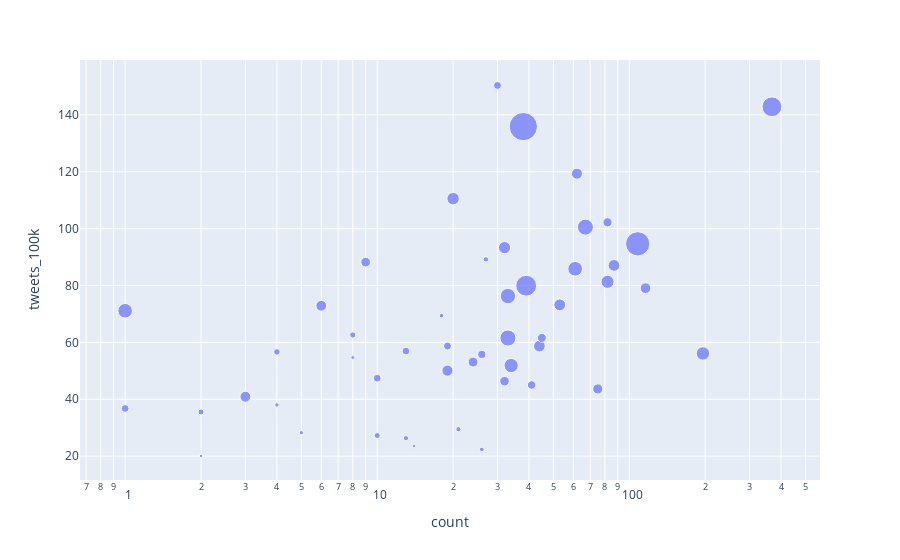

Notebook source saved alongside this figure:
### Code cell
px.scatter(state_tp_stat_all[state_tp_stat_all['state']!="DC"], x = "count", y="tweets_100k", log_x=True, hover_data=['state', 'tweets_100k', 'count'], size = "POPESTIMATE2019")

### Figure 1 — Plotly figure (JSON) as saved in the notebook; plotly's stock layout.template omitted (floating-point values rounded to 4 significant figures; data arrays with more than 128 entries replaced by an {"elided": "..."} marker saying what was removed)
{"data": [{"customdata": {"elided": "49x3 mixed values"}, "hovertemplate": "count=%{customdata[2]}<br>tweets_100k=%{customdata[1]}<br>POPESTIMATE2019=%{marker.size}<br>state=%{customdata[0]}<extra></extra>", "legendgroup": "", "marker": {"color": "#636efa", "size": [731545, 4903185, 3017804, 7278717, 39512223, 5758736, 3565287, 973764, 21477737, 10617423, 1415872, 3155070, 1787065, 12671821, 6732219, 2913314, 4467673, 4648794, 6892503, 6045680, 1344212, 9986857, 5639632, 6137428, 2976149, 1068778, 10488084, 1934408, 1359711, 8882190, 2096829, 3080156, 19453561, 11689100, 3956971, 4217737, 12801989, 1059361, 5148714, 884659, 6829174, 28995881, 3205958, 8535519, 623989, 7614893, 5822434, 1792147, 578759], "sizemode": "area", "sizeref": 98780.0, "symbol": "circle"}, "mode": "markers", "name": "", "orientation": "v", "showlegend": false, "type": "scatter", "x": [8, 24, 10, 32, 38, 6, 41, 4, 39, 61, 27, 19, 2, 67, 44, 13, 32, 9, 53, 62, 21, 34, 116, 19, 1, 26, 1, 8, 13, 196, 4, 30, 368, 33, 45, 82, 33, 18, 75, 5, 87, 108, 26, 82, 14, 20, 3, 10, 2], "xaxis": "x", "y": [54.68, 53.07, 47.42, 93.33, 135.9, 72.88, 45.02, 38.0, 79.94, 85.89, 89.2, 58.73, 35.53, 100.5, 58.7, 56.95, 46.36, 88.22, 73.21, 119.3, 29.46, 51.86, 79.08, 50.07, 36.76, 22.36, 71.13, 62.6, 26.33, 56.11, 56.66, 150.4, 142.9, 76.3, 61.59, 102.2, 61.54, 69.38, 43.62, 28.26, 87.08, 94.68, 55.77, 81.32, 23.56, 110.5, 40.89, 27.23, 20.04], "yaxis": "y"}], "layout": {"autosize": true, "legend": {"itemsizing": "constant", "tracegroupgap": 0}, "margin": {"t": 60}, "xaxis": {"anchor": "y", "autorange": true, "domain": [0, 1], "range": [-0.1731, 2.749], "title": {"text": "count"}, "type": "log"}, "yaxis": {"anchor": "x", "autorange": true, "domain": [0, 1], "range": [11.16, 159.9], "title": {"text": "tweets_100k"}, "type": "linear"}}}
